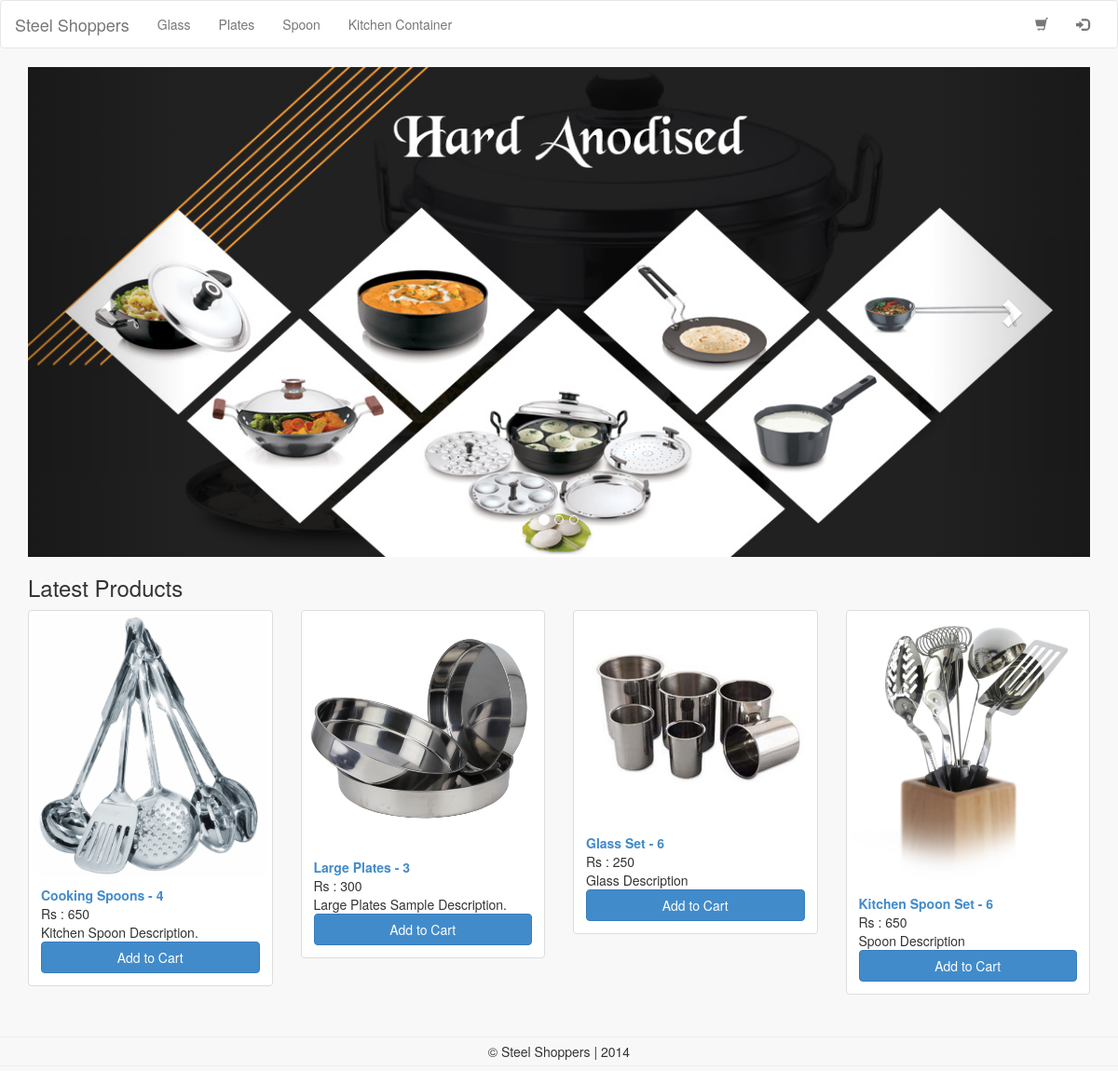
The app's page /, older data.
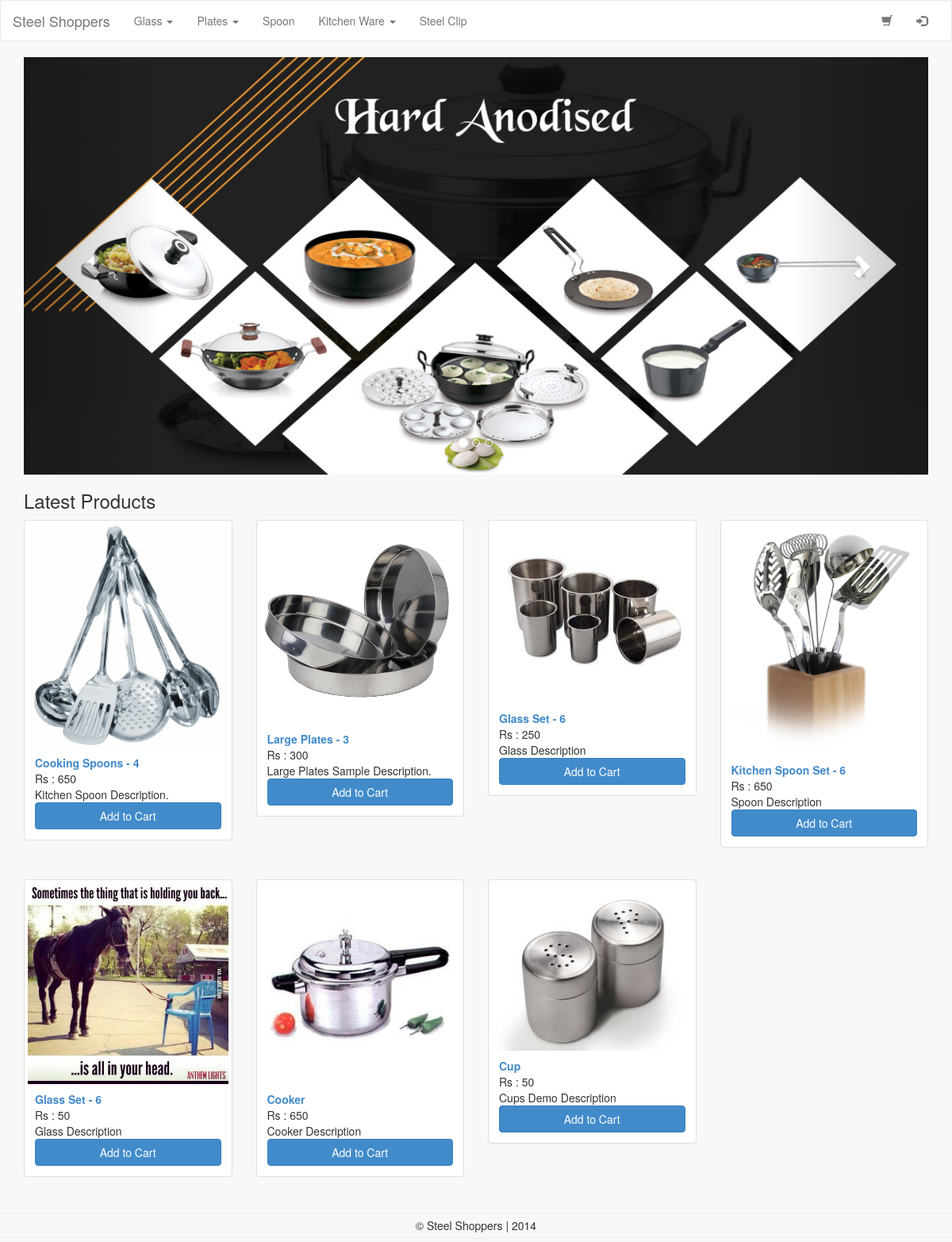
The same page, newer data.
### tables this page shows
CREATE TABLE IF NOT EXISTS `ss_category` (
  `id` int(10) NOT NULL AUTO_INCREMENT,
  `category` varchar(200) NOT NULL,
  `description` varchar(500) NOT NULL,
  PRIMARY KEY (`id`)
);

CREATE TABLE IF NOT EXISTS `ss_item` (
  `id` int(50) NOT NULL AUTO_INCREMENT,
  `name` varchar(500) NOT NULL,
  `price` int(10) NOT NULL,
  `description` varchar(1000) DEFAULT NULL,
  `category` varchar(200) NOT NULL,
  `seller_id` int(10) DEFAULT NULL,
  `image` varchar(250) NOT NULL,
  PRIMARY KEY (`id`)
);

### classes/DB.php (called while the page is built, shortened)
<?php
class DB {
    private static $_instance = null;
    private $_pdo,
            $_query,
            $_error = false,
            $_results,
            $_count = 0;
    private function __construct() {
        try {
            $this->_pdo = new PDO('mysql:host=' . Config::get('mysql/host') . ';dbname=' . Config::get('mysql/db'), Config::get('mysql/username'), Config::get('mysql/password'));
        } catch(PDOException $e) {
            die($e->getMessage());
        }
    }
    public static function getInstance() {
        if(!isset(self::$_instance)) {
            self::$_instance = new DB();
        }
        return self::$_instance;
    }
    public function query($sql, $params = array()) {
        $this->_error = false;
        if($this->_query = $this->_pdo->prepare($sql)) {
            $x = 1;
            if(count($params)) {
                foreach($params as $param) {
                    $this->_query->bindValue($x, $param);
                    $x++;
                }
            }
            if($this->_query->execute()) {
                $this->_results = $this->_query->fetchAll(PDO::FETCH_OBJ);
                $this->_count = $this->_query->rowCount();
            } else {
                $this->_error = true;
            }
        }
        return $this;
    }
    public function action($action, $table, $where = array(), $limit = 30) {
        if(count($where) === 3) {
            $operators = array('=', '>', '<', '>=', '<=');
            $field = $where[0];
            $operator = $where[1];
            $value = $where[2];
            if(in_array($operator, $operators)) {
                $sql = "{$action} FROM {$table} WHERE {$field} {$operator} ? LIMIT {$limit}";
                if(!$this->query($sql, array($value))->error()) {
                    return $this;
                }
            }
        }
        return false;
    }
    public function get($table, $where) {
        return $this->action('SELECT *', $table, $where);
    }
    public function results() {
        return $this->_results;
    }
    public function error() {
        return $this->_error;
    }
    public function count() {
        return $this->_count;
    }
}

### classes/Category.php (called while the page is built, shortened)
<?php
class Category {
    private $_db,
            $_subCategory,
            $_category;
    public function __construct() {
        $this->_db = DB::getInstance();
        $this->_category = $this->_db->action("SELECT *", "ss_category", array('1', '=', '1'));
    }
    public function exist() {
        return (!empty($this->_category)) ? true : false;
    }
    public function get() {
        return $this->_category;
    }
    public function rows() {
        return $this->_category->count();
    }
}

### classes/Config.php (called while the page is built)
<?php
class Config {
    public static function get($path = null) {
        if($path) {
            $config = $GLOBALS['config'];
            $path = explode('/', $path);
            foreach($path as $bit) {
                if(isset($config[$bit])) {
                    $config = $config[$bit];
                }
            }
            return $config;
        }
        return false;
    }
}

### classes/User.php (called while the page is built, shortened)
<?php
class User {
    private $_db,
            $_data,
            $_sessionName,
            $_cookieName,
            $_isLoggedIn;
    public function __construct($user = null) {
        $this->_sessionName = Config::get('session/session_name');
    }
    public function isLoggedIn() {
        return $this->_isLoggedIn;
    }
}

### classes/Session.php (called while the page is built, shortened)
<?php
class Session {
    public static function exists($name) {
        return (isset($_SESSION[$name])) ? true : false ;
    }
}

### index.php (the view, shortened to what this page needs)
<?php
require_once 'header.php';
?>
    <div class="container">
    <div id="carousel-example-generic" class="carousel slide" data-ride="carousel">
        <ol class="carousel-indicators">
            <li data-target="#carousel-example-generic" data-slide-to="0" class="active"></li>
            <li data-target="#carousel-example-generic" data-slide-to="1"></li>
            <li data-target="#carousel-example-generic" data-slide-to="2"></li>
        </ol>
        <div class="carousel-inner" role="listbox">
            <div class="item active">
                <img src="images/slider-images/1.jpg" alt="">
            </div>
        </div>
        <a class="left carousel-control" href="#carousel-example-generic" role="button" data-slide="prev">
            <span class="glyphicon glyphicon-chevron-left" aria-hidden="true"></span>
        </a>
        <a class="right carousel-control" href="#carousel-example-generic" role="button" data-slide="next">
            <span class="glyphicon glyphicon-chevron-right" aria-hidden="true"></span>
        </a>
    </div>
        <h3>Latest Products</h3>
        <?php
        $db = DB::getInstance();
        $items = $db->action('SELECT *', 'ss_item', array("1", "=", "1"), 8);
        $count = $items->count();
        $items = $items->results();
        for($x = 0; $x<$count; $x++) {
        ?>
            <div class="row">
                <?php
                for($y = 0; $y < 4; $y++) {
                ?>
                    <div class="col-lg-3 col-md-3 col-sm-6">
                    <?php
                    if($x>=$count) {
                        echo '';
                    } else {
                        ?>
                        <div id="over" class="thumbnail">
                                <img src="product-images/<?=$items[$x]->image ?>" class="img-responsive">
                            <div class="caption">
                                <b><a href="item.php?id=<?=$items[$x]->id ?>"><?=$items[$x]->name ?></a></b>
                                <br>Rs : <?=$items[$x]->price ?>
                                <p><?=$items[$x]->description ?></p>
                                <button class="btn btn-primary btn-block center-block" onclick="cart('<?=$items[$x]->id ?>')">Add to Cart</button>
                            </div>
                        </div>
                        <?php
                    }
                    $x++;
                    ?>
                    </div>
                    <?php
                }
                ?>
            </div>
            <?php
        }
        ?>
    </div>
<?php
require_once 'footer.php';

### header.php (shortened to what this page needs)
<?php
$user = new User();
?>
<!DOCTYPE html>
<html>
<head>
    <link rel="stylesheet" href="css/bootstrap.min.css">
    <link rel="stylesheet" href="css/style.css">
    <link rel="stylesheet" type="text/css" href="engine1/style.css" />
</head>
<body>
<nav class="navbar navbar-default" role="navigation">
    <div class="container-fluid">
        <div class="navbar-header">
            <a class="navbar-brand" href="index.php">Steel Shoppers</a>
        </div>
        <div class="collapse navbar-collapse" id="bs-example-navbar-collapse-1">
            <ul class="nav navbar-nav">
                <?php
                $category = new Category();
                if($category->exist()){
                    $data = $category->get()->results();
                    $count = $category->rows();
                    for($x = 0; $x<$count; $x++) {
                        $id = $data[$x]->id;
                        $subCategory = $category->subCategory($id)->results();
                        if(empty($subCategory)) {
                    ?>
                    <li>
                        <a href="category.php?category=<?php echo $data[$x]->category; ?>"><?php echo $data[$x]->category; ?></a>
                    </li>
                    <?php
                        } else {
                            ?>
                            <li class="dropdown">
                                <a href="category.php?category=<?php echo $data[$x]->category; ?>"  class="dropdown-toggle" data-toggle="dropdown"><?php echo $data[$x]->category; ?> <span class="caret"></span></a>
                            </li>
                            <?php
                        }
                    }
                }
                ?>
            </ul>
            <ul class="nav navbar-nav navbar-right">
                <li><a href="cart.php"><span class="glyphicon glyphicon-shopping-cart"><span class="badge" id="cart"></span></span></a></li>
                <li>
                    <?php
                    if($user->isLoggedIn()) {
                        echo '<a href="logout.php"><span class="glyphicon glyphicon-log-out"></span></a>';
                    } else {
                        echo '<a href="login.php"><span class="glyphicon glyphicon-log-in"></span></a>';
                    }
                    ?>
                </li>
            </ul>
        </div>
    </div>
</nav>

### footer.php
<footer>
    <center>
        <hr>
        <p>&copy; Steel Shoppers | 2014</p>
        <hr>
    </center>
</footer>
</body>
</html>

### css/style.css (style rules this page uses)
body { background-color: #f8f8f8; }
p { margin: 0 0; }
nav { background-color: #fff !important; }
hr { margin: 5px 0px; }
.row { margin-bottom: 20px !important; }

Row changes from the older to the newer data that the page shows:
changed ss_category: category "Kitchen Container" → "Kitchen Ware"
added ss_category: category "Steel Clip"
added ss_item: image (picture), name "Glass Set - 6", price "50", description "Glass Description"
added ss_item: image (picture), name "Cooker", price "650", description "Cooker Description"
added ss_item: image (picture), name "Cup", price "50", description "Cups Demo Description"
